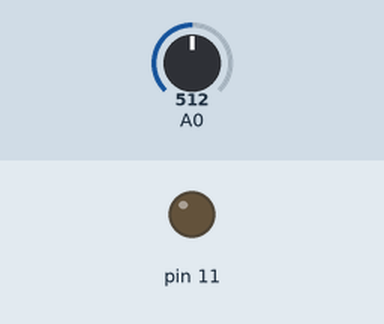
This sketch was run on a simulated Arduino Uno, built with avr-gcc and run on an emulated ATmega328P. Parts: output pins drawn as LEDs (lit = HIGH). The test bench sets the inputs (shaded band); at power-on: A0 = 512.

Above: at 1.2 s.
1.3 s: A0 set to 716
At 2.1 s:
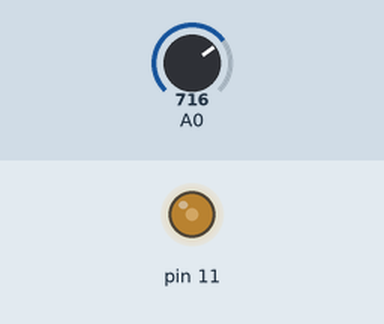
2.8 s: A0 set to 900
At 3.3 s:
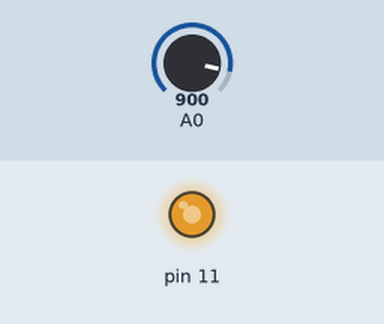
4.3 s: A0 set to 306
At 5.5 s:
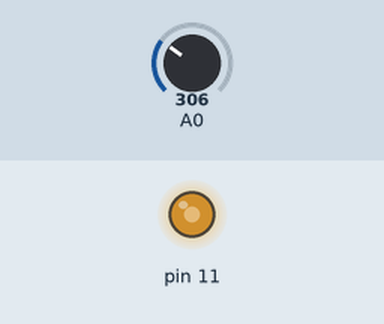
5.8 s: A0 set to 122
At 6.7 s:
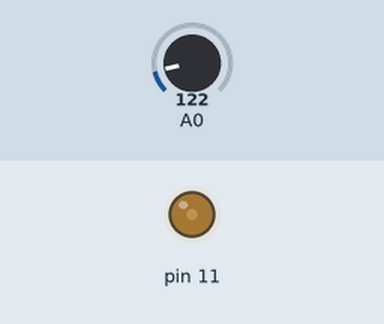
Timing chart, 0 to 8.3 s (numbered marks = the images above; inputs shaded):
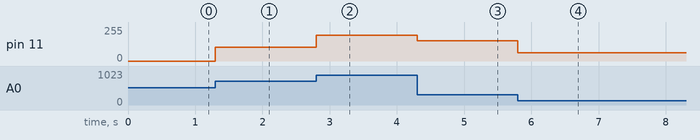

The sketch:

light_controler.ino
```cpp
//Light controller using LDR and light sensor
//By code ninja Owen
#define LED 11

void setup() {

 pinMode(11, OUTPUT);

}

void loop() {
  int value = analogRead(0);

  analogWrite(11, value/2);

}
```

Measured:
- after the input at 1.3 s, pin 11: 0/255 → 102/255 at once
- after the input at 2.8 s, pin 11: 102/255 → 194/255 at once
- after the input at 4.3 s, pin 11: 194/255 → 153/255 at once
- after the input at 5.8 s, pin 11: 153/255 → 61/255 at once
